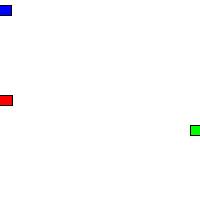
Frame 1 (no input)
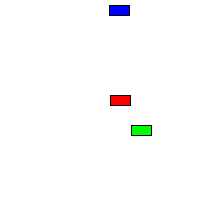
Frame 60 (the mouse pressed at the canvas centre just before this capture)
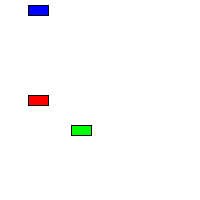
Frame 120 (the mouse held since frame 60 and released just before this capture)

The Processing sketch that drew these frames (run headless with seeded random() and noise(); from frame 60 on, the mouse is pressed at the canvas centre):

// Processing sketch: processing_105760
// ── processing_105760.pde

Car myCar1;
Car myCar2; // Two objects!
Car myCar3;
 
void setup() {
  size(200,200);
  // Parameters go inside the parentheses when the object is constructed.
  myCar1 = new Car(color(255,0,0),0,100,2); 
  myCar2 = new Car(color(0,0,255),0,10,1);
  myCar3= new Car(color(0,255,0),200,130,-1);
}
 
void draw() {
  background(255);
  myCar1.drive();
  myCar1.display();
  myCar2.drive();
  myCar2.display();
  myCar2.drive();
  myCar3.display();
  myCar3.drive();
}
 
// Even though there are multiple objects, we still only need one class. 
// No matter how many cookies we make, only one cookie cutter is needed.
class Car { 
  color c;
  float xpos;
  float ypos;
  float xspeed;
 
  // The Constructor is defined with arguments.
  Car(color tempC, float tempXpos, float tempYpos, float tempXspeed) { 
    c = tempC;
    xpos = tempXpos;
    ypos = tempYpos;
    xspeed = tempXspeed;
  }
 
  void display() {
    stroke(0);
    fill(c);
    rectMode(CENTER);
    rect(xpos,ypos,20,10);
  }
 
  void drive() {
    xpos = xpos + xspeed;
    if (xpos > width) {
      xpos = 0;
    }
   else if(xpos < 0) {
    xpos = 200;
    }
    }
  }
